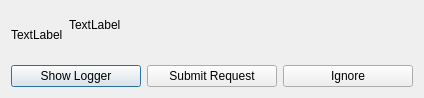
<?xml version="1.0" encoding="UTF-8"?>
<ui version="4.0">
 <class>uiPythonErrorMBOX</class>
 <widget class="QDialog" name="uiPythonErrorMBOX">
  <property name="geometry">
   <rect>
    <x>0</x>
    <y>0</y>
    <width>424</width>
    <height>98</height>
   </rect>
  </property>
  <property name="windowTitle">
   <string>Dialog</string>
  </property>
  <layout class="QGridLayout" name="gridLayout">
   <item row="0" column="0">
    <layout class="QHBoxLayout" name="horizontalLayout_2">
     <item>
      <widget class="QLabel" name="iconLabel">
       <property name="text">
        <string>TextLabel</string>
       </property>
      </widget>
     </item>
     <item>
      <layout class="QVBoxLayout" name="verticalLayout">
       <item>
        <widget class="QLabel" name="errorLabel">
         <property name="text">
          <string>TextLabel</string>
         </property>
        </widget>
       </item>
       <item>
        <spacer name="horizontalSpacer">
         <property name="orientation">
          <enum>Qt::Horizontal</enum>
         </property>
         <property name="sizeHint" stdset="0">
          <size>
           <width>40</width>
           <height>20</height>
          </size>
         </property>
        </spacer>
       </item>
      </layout>
     </item>
    </layout>
   </item>
   <item row="1" column="0">
    <layout class="QHBoxLayout" name="horizontalLayout">
     <item>
      <widget class="QPushButton" name="loggerButton">
       <property name="text">
        <string>Show Logger</string>
       </property>
      </widget>
     </item>
     <item>
      <widget class="QPushButton" name="requestButton">
       <property name="text">
        <string>Submit Request</string>
       </property>
      </widget>
     </item>
     <item>
      <widget class="QPushButton" name="ignoreButton">
       <property name="text">
        <string>Ignore</string>
       </property>
      </widget>
     </item>
    </layout>
   </item>
  </layout>
 </widget>
 <resources/>
 <connections/>
</ui>
